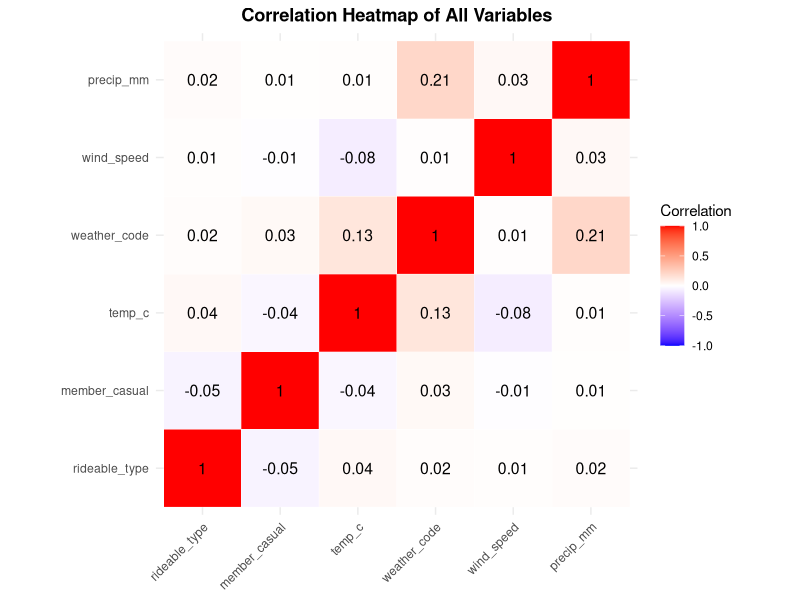
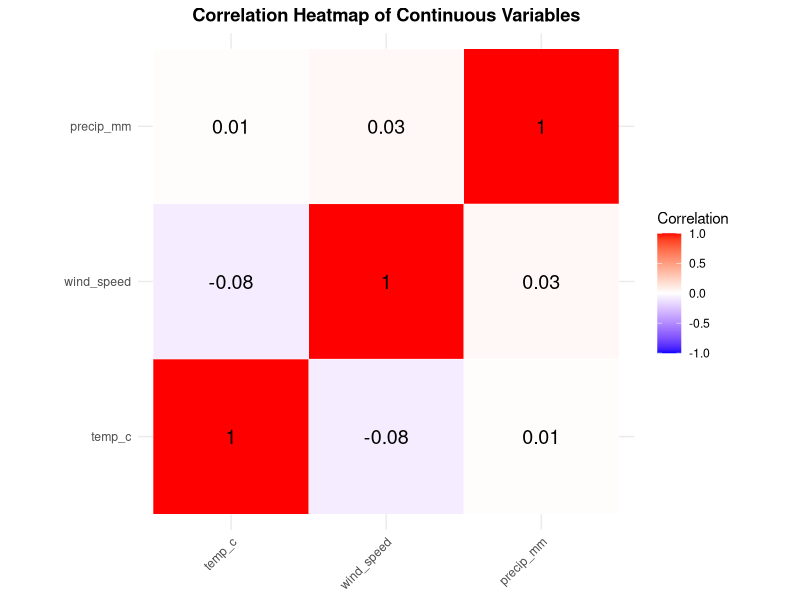
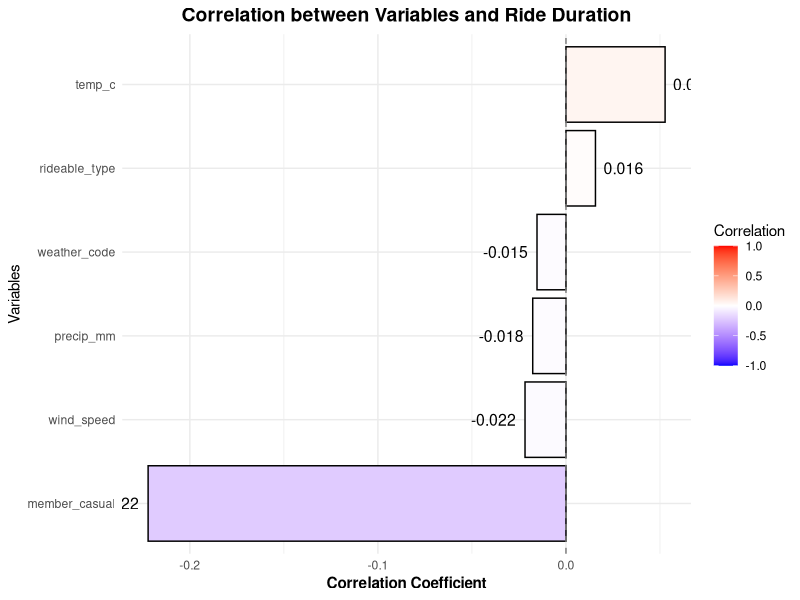
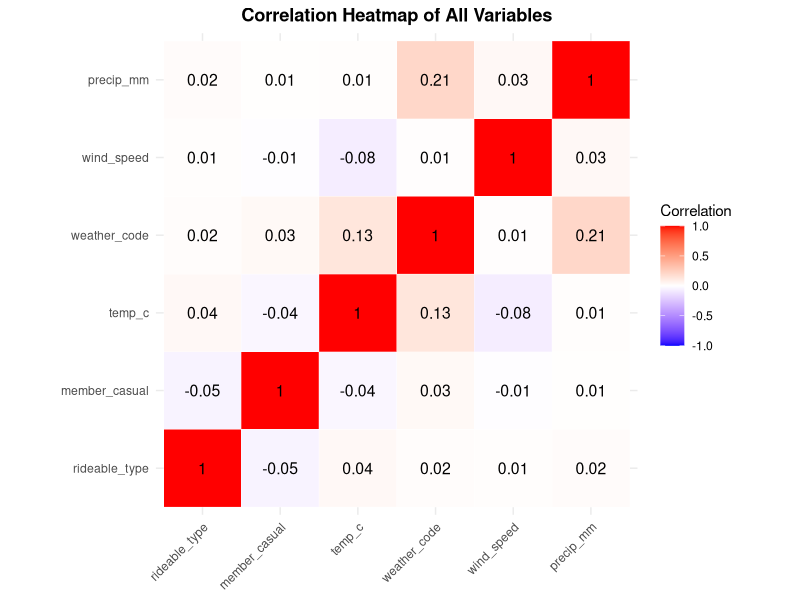
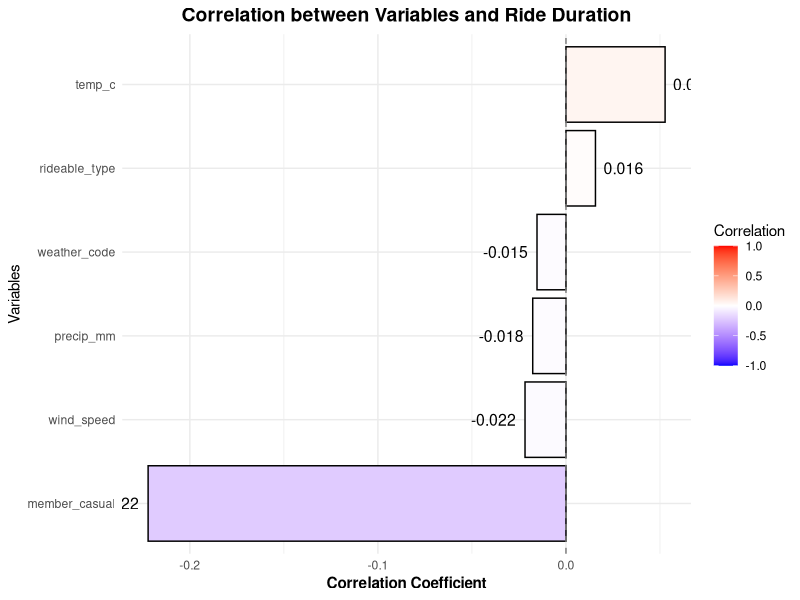

Reproduce these figures in R, in order.
## ---- chunk 1
library(tidyverse)
library(dplyr)
library(ggplot2)
library(reshape2)
## ---- chunk 2
merged_data = read_csv("./data/merged_data_clean.csv")
names(merged_data)
## ---- chunk 3
selected_vars = 
  merged_data |>
  select(rideable_type, member_casual, temp_c, weather_code, wind_speed, precip_mm)

# Recode factors
data_encoded = 
  selected_vars |>
  mutate(
    rideable_type_num = as.numeric(factor(rideable_type)),
    member_casual_num = as.numeric(factor(member_casual)),
    weather_code_num = as.numeric(factor(weather_code))
  ) |>
  select(rideable_type_num, member_casual_num, temp_c, 
         weather_code_num, wind_speed, precip_mm)

cor_matrix = cor(data_encoded, use = "complete.obs")

# Rename column
colnames(cor_matrix) = c("rideable_type", "member_casual", "temp_c", 
                          "weather_code", "wind_speed", "precip_mm")
rownames(cor_matrix) = c("rideable_type", "member_casual", "temp_c", 
                          "weather_code", "wind_speed", "precip_mm")

cor_melted = melt(cor_matrix)

# Draw plots for all variables
htmap_all = 
  cor_melted |>
  ggplot(aes(x = Var1, y = Var2, fill = value)) +
  geom_tile(color = "white") +
  geom_text(aes(label = round(value, 2)), color = "black", size = 4) +
  scale_fill_gradient2(low = "blue", high = "red", mid = "white", 
                       midpoint = 0, limit = c(-1, 1),
                       name = "Correlation") +
  theme_minimal() +
  theme(axis.text.x = element_text(angle = 45, hjust = 1, vjust = 1),
        axis.title = element_blank(),
        plot.title = element_text(hjust = 0.5, face = "bold")) +
  labs(title = "Correlation Heatmap of All Variables") +
  coord_fixed()

htmap_all
## ---- chunk 4
# Export plot
ggsave(
  filename = "./results/correlation_heatmap_all_variables.png",
  plot = htmap_all,
  width = 10,
  height = 6,
  dpi = 300,
  bg = "white"
)
## ---- chunk 5
# Draw plot for continuous variables
continuous_vars =
  selected_vars |>
  select(temp_c, wind_speed, precip_mm)

cor_continuous = cor(continuous_vars, use = "complete.obs")
cor_continuous_melted = melt(cor_continuous)

htmap_con = 
  cor_continuous_melted |>
  ggplot( aes(x = Var1, y = Var2, fill = value)) +
  geom_tile(color = "white") +
  geom_text(aes(label = round(value, 2)), color = "black", size = 5) +
  scale_fill_gradient2(low = "blue", high = "red", mid = "white", 
                       midpoint = 0, limit = c(-1, 1),
                       name = "Correlation") +
  theme_minimal() +
  theme(axis.text.x = element_text(angle = 45, hjust = 1),
        axis.title = element_blank(),
        plot.title = element_text(hjust = 0.5, face = "bold")) +
  labs(title = "Correlation Heatmap of Continuous Variables") +
  coord_fixed()

htmap_con
## ---- chunk 6
data_with_y = 
  merged_data |>
  select(rideable_type, member_casual, temp_c, weather_code, 
         wind_speed, precip_mm, duration) |>
  mutate(
    rideable_type_num = as.numeric(factor(rideable_type)),
    member_casual_num = as.numeric(factor(member_casual)),
    weather_code_num = as.numeric(factor(weather_code))
  )

# Calculate correlation between x and y
x_vars = data_with_y |>
  select(rideable_type_num, member_casual_num, temp_c, 
         weather_code_num, wind_speed, precip_mm)

y_var = data_with_y$duration


cor_with_y = cor(x_vars, y_var, use = "complete.obs")

cor_df = data.frame(
  variable = c("rideable_type", "member_casual", "temp_c", 
               "weather_code", "wind_speed", "precip_mm"),
  correlation = as.vector(cor_with_y)
) |>
  arrange(desc(abs(correlation)))

cor_df

# Draw plot
cor_plot = 
  cor_df |>
  ggplot(aes(x = reorder(variable, correlation), y = correlation, 
             fill = correlation)) +
  geom_col(color = "black") +
  geom_text(aes(label = round(correlation, 3)), 
            hjust = ifelse(cor_df$correlation > 0, -0.2, 1.2),
            size = 4) +
  scale_fill_gradient2(low = "blue", high = "red", mid = "white", 
                       midpoint = 0, limit = c(-1, 1),
                       name = "Correlation") +
  coord_flip() +
  theme_minimal() +
  theme(
    plot.title = element_text(hjust = 0.5, face = "bold", size = 14),
    axis.title.x = element_text(face = "bold"),
    legend.position = "right"
  ) +
  labs(
    title = "Correlation between Variables and Ride Duration",
    x = "Variables",
    y = "Correlation Coefficient"
  ) +
  geom_hline(yintercept = 0, linetype = "dashed", color = "gray50")

cor_plot
## ---- chunk 7
# Export plot
ggsave(
  filename = "./results/correlation_y.png",
  plot = cor_plot,
  width = 10,
  height = 6,
  dpi = 300,
  bg = "white"
)
